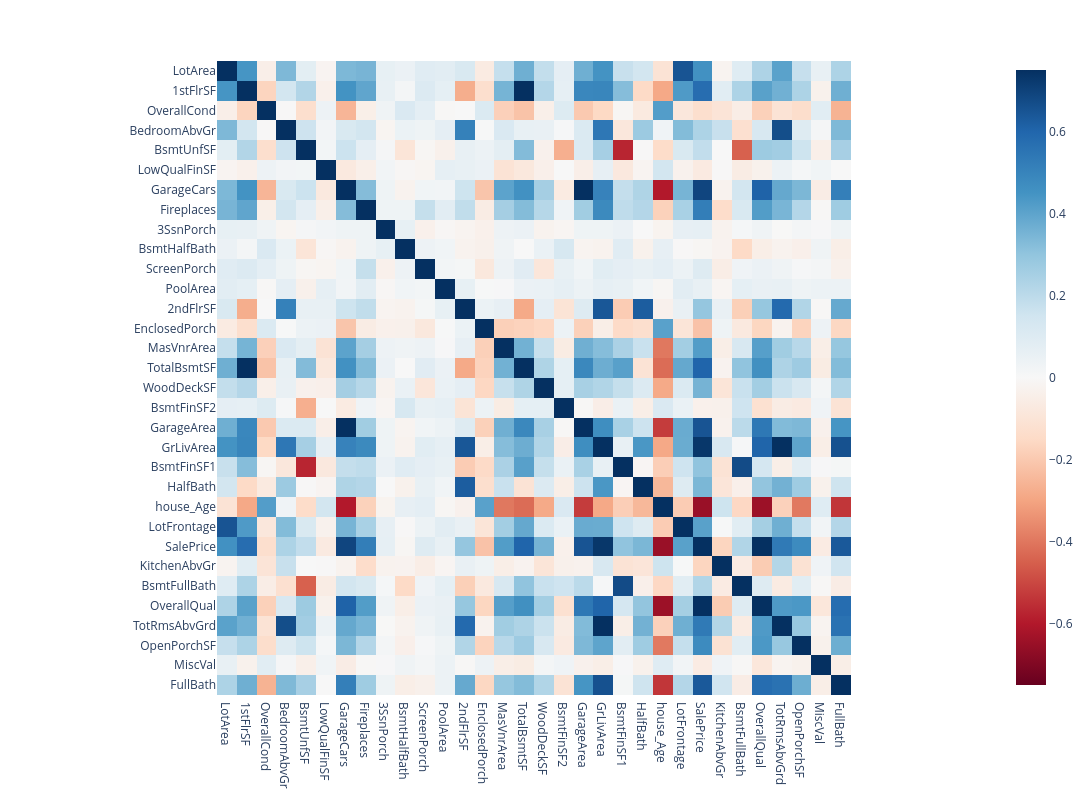

This figure's notebook cell:
### Code cell
px.imshow(corr_matrix,
                width=1200,height=800,
                color_continuous_scale=px.colors.sequential.RdBu , zmin=-.75,zmax=.75)

### Figure 1 — Plotly figure (JSON) as saved in the notebook; plotly's stock layout.template omitted (floating-point values rounded to 4 significant figures; data arrays with more than 128 entries replaced by an {"elided": "..."} marker saying what was removed)
{"data": [{"coloraxis": "coloraxis", "hovertemplate": "x: %{x}<br>y: %{y}<br>color: %{z}<extra></extra>", "name": "0", "type": "heatmap", "x": ["LotArea", "1stFlrSF", "OverallCond", "BedroomAbvGr", "BsmtUnfSF", "LowQualFinSF", "GarageCars", "Fireplaces", "3SsnPorch", "BsmtHalfBath", "ScreenPorch", "PoolArea", "2ndFlrSF", "EnclosedPorch", "MasVnrArea", "TotalBsmtSF", "WoodDeckSF", "BsmtFinSF2", "GarageArea", "GrLivArea", "BsmtFinSF1", "HalfBath", "house_Age", "LotFrontage", "SalePrice", "KitchenAbvGr", "BsmtFullBath", "OverallQual", "TotRmsAbvGrd", "OpenPorchSF", "MiscVal", "FullBath"], "xaxis": "x", "y": ["LotArea", "1stFlrSF", "OverallCond", "BedroomAbvGr", "BsmtUnfSF", "LowQualFinSF", "GarageCars", "Fireplaces", "3SsnPorch", "BsmtHalfBath", "ScreenPorch", "PoolArea", "2ndFlrSF", "EnclosedPorch", "MasVnrArea", "TotalBsmtSF", "WoodDeckSF", "BsmtFinSF2", "GarageArea", "GrLivArea", "BsmtFinSF1", "HalfBath", "house_Age", "LotFrontage", "SalePrice", "KitchenAbvGr", "BsmtFullBath", "OverallQual", "TotRmsAbvGrd", "OpenPorchSF", "MiscVal", "FullBath"], "yaxis": "y", "z": {"elided": "32x32 float values"}}], "layout": {"coloraxis": {"cmax": 0.75, "cmin": -0.75, "colorscale": [[0, "rgb(103,0,31)"], [0.1, "rgb(178,24,43)"], [0.2, "rgb(214,96,77)"], [0.3, "rgb(244,165,130)"], [0.4, "rgb(253,219,199)"], [0.5, "rgb(247,247,247)"], [0.6, "rgb(209,229,240)"], [0.7, "rgb(146,197,222)"], [0.8, "rgb(67,147,195)"], [0.9, "rgb(33,102,172)"], [1, "rgb(5,48,97)"]]}, "height": 800, "margin": {"t": 60}, "width": 1200, "xaxis": {"anchor": "y", "constrain": "domain", "domain": [0, 1], "scaleanchor": "y"}, "yaxis": {"anchor": "x", "autorange": "reversed", "constrain": "domain", "domain": [0, 1]}}}
